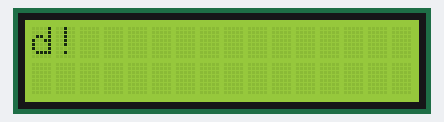
This sketch was run on a simulated Arduino Uno, built with avr-gcc and run on an emulated ATmega328P. On the bench: 16×2 character LCD.

Above: at 1.7 s.
At 3.3 s:
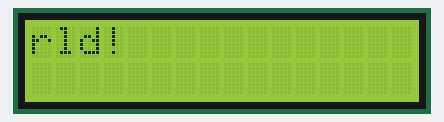
At 5.8 s:
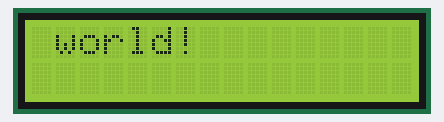
At 9.8 s:
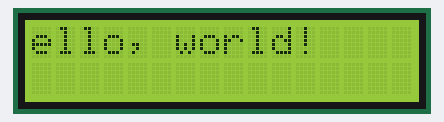
At 29.1 s:
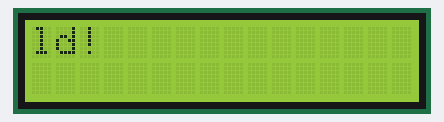
At 38.8 s:
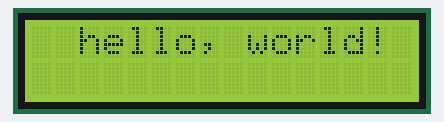

Measured:
- what the display in image 0 shows lasts 0.8 s, from 1.7 s to 2.5 s

The sketch:

Hello_World_-_Liquid_Crystal.ino
```cpp
// include the library code:

#include <LiquidCrystal.h>


// initialize the library by associating any needed LCD interface pin

// with the arduino pin number it is connected to

const int rs = 12, en = 11, d4 = 5, d5 = 4, d6 = 3, d7 = 2;

LiquidCrystal lcd(rs, en, d4, d5, d6, d7);


void setup() {

  // set up the LCD's number of columns and rows:

  lcd.begin(16, 2);

}


void loop() {
   for (int i = 0; i <= 32; i++) {
     lcd.setCursor(i-13, 0);
     lcd.print("h");
     lcd.setCursor(i-12, 0);
     lcd.print("e");
     lcd.setCursor(i-11, 0);
     lcd.print("l");
     lcd.setCursor(i-10, 0);
     lcd.print("l");
     lcd.setCursor(i-9, 0);
     lcd.print("o");
     lcd.setCursor(i-8, 0);
     lcd.print(",");
     lcd.setCursor(i-7, 0);
     lcd.print(" ");
     lcd.setCursor(i-6, 0);
     lcd.print("w");
     lcd.setCursor(i-5, 0);
     lcd.print("o");
     lcd.setCursor(i-4, 0);
     lcd.print("r");
     lcd.setCursor(i-3, 0);
     lcd.print("l");
     lcd.setCursor(i-2, 0);
     lcd.print("d");
     lcd.setCursor(i-1, 0);
     lcd.print("!");
     delay(800);
     lcd.clear();
   }

}
```
